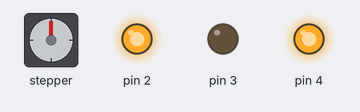
A sketch run on a simulated Arduino Uno, built with avr-gcc and run on an emulated ATmega328P. On the bench: stepper motor, output pins drawn as LEDs (lit = HIGH). Stepper angles assume 200 steps per turn.

Above: at 0.2 s.
At 45.25 s:
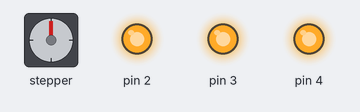
At 45.85 s:
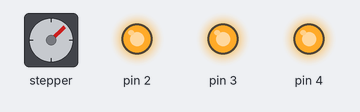
At 46.76 s:
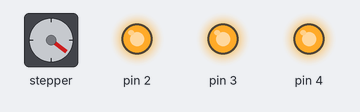
At 48.57 s:
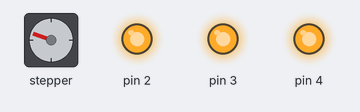
At 98.11 s:
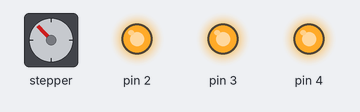
Timing chart, 0 to 100.1 s (numbered marks = the images above):
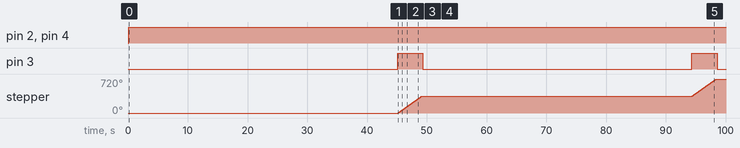

The sketch:

MotorsMain.ino
```cpp
#include <Stepper.h>

const int STEPS_PER_REV = 200;


Stepper stepper_NEMA17(STEPS_PER_REV, 8, 9, 10, 11);

void setup() {
  pinMode(2,OUTPUT);
  pinMode(3,OUTPUT);
  pinMode(4,OUTPUT);
}

void loop() {

    delay(100);
    analogWrite(4,255);
    digitalWrite(2,HIGH);
    digitalWrite(3,LOW);
    delay(45000);
    digitalWrite(3,HIGH);
    delay(100);

    stepper_NEMA17.setSpeed(15);
    stepper_NEMA17.step(STEPS_PER_REV);
}
```

Measured:
- by itself, pin 2, pin 4: LOW → HIGH at 0.10 s
- by itself, pin 3: alternates HIGH for 4.2 s and LOW for 45.0 s
- by itself, stepper: turns 360° clockwise in 4.0 s, then 360° clockwise in 4.0 s
